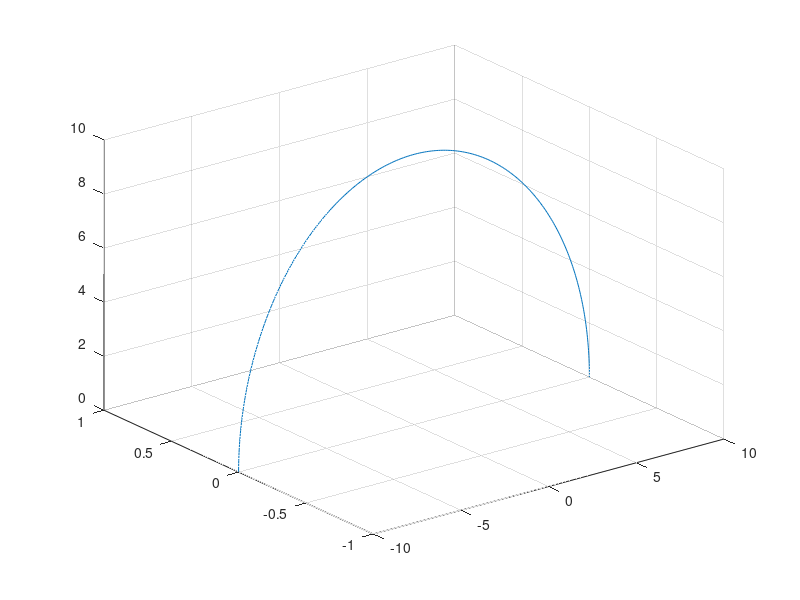

The MATLAB source for this figure: (Note: this script raises an error after producing the figure.)
clear;
clc;

% X_trus1 = [ROTZ(40),[0;0;0];0 0 0 1];
% X1 = [ROTZ(-135),[5;0;5];0 0 0 1];
% P_I1 = findPItest(X_trus1,X1);
% plotp3(P_I1)
% grid on
% hold on
% 
% X_trus2 = [ROTZ(-5),[0;0;0];0 0 0 1];
% X2 = [ROTZ(-180),[0;0;5*sqrt(2)];0 0 0 1];
% P_I2 = findPItest(X_trus2,X2);
% plotp3(P_I2)
% 
% X_trus3 = [ROTZ(-50),[0;0;0];0 0 0 1];
% X3 = [ROTZ(-225),[-5;0;5];0 0 0 1];
% P_I3 = findPItest(X_trus3,X3);
% plotp3(P_I3)

% plotr([ROTZ(30)])
% grid on
% hold on
% plotr([ROTZ(0)])

% simulate the phantom by a semi-circle

% writeObj = VideoWriter("PI.avi");
% open(writeObj);
r = 10;
figure('units','normalized','outerposition',[0 0 1 1])
xlim([-10 10])
ylim([-10 10])
zlim([0 12])



teta=0:0.01:pi;
x=r*cos(teta);
z=r*sin(teta);
plot3(x,zeros(1,numel(x)),z)
hold on;
grid on;
unit_z = [0;0;1;0];


% find P_I for angle from 45 to 135 (angle between abdominal probe and horizontal plane)
for theta = 45:5:135
    X_trus = [ROTZ(85-theta),[0 0 0]';0 0 0 1];
    X = [ROTZ(-90-theta),[r*cos(theta*pi/180) 0 r*sin(theta*pi/180)]';0 0 0 1];
    P_I = findPItest(X_trus,X);
    direction = X_trus*unit_z;
    h = plotv3([0;0;0], direction(1:3), 'green');
    pause(0.2);
    plotp3(P_I);
    pause(0.1);
    
    if (theta ~= 135)
        pause(0.1);
        set(h,'Visible','off')
    end
    
    drawnow;
%     frame = getframe;
%     writeVideo(writeObj, frame);
    
end

% close(writeObj);
